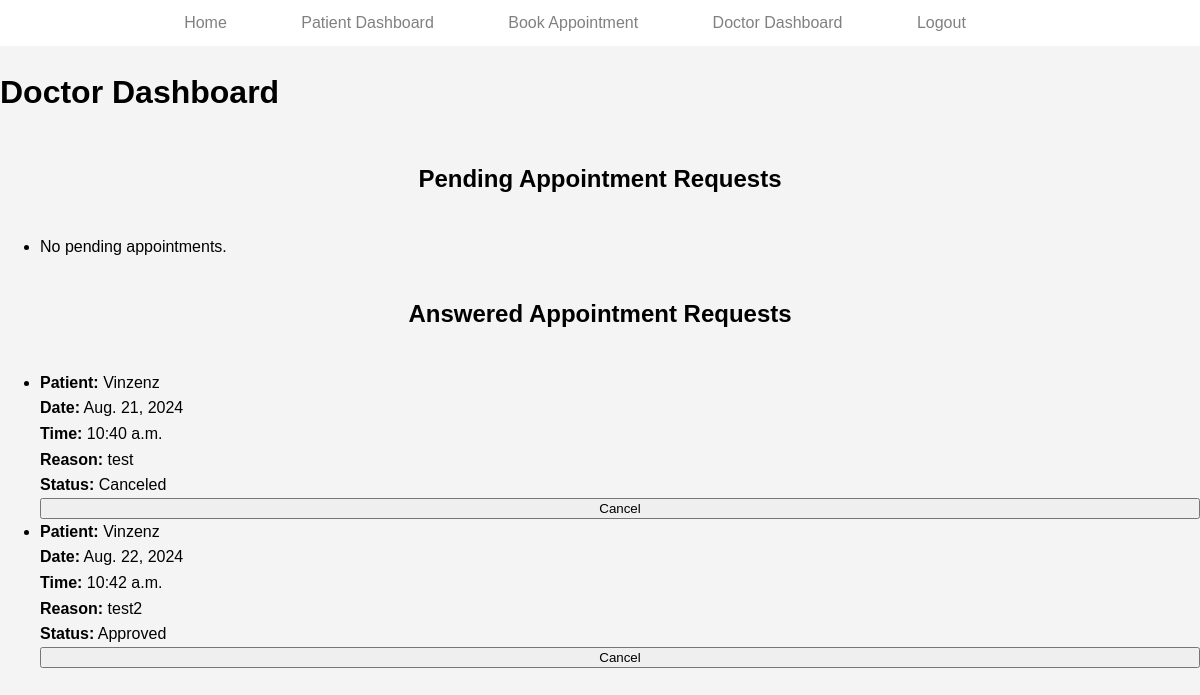
/bookings/doctor_dashboard/ (signed in), run on the app's committed database.
### bookings/models.py (models this page shows, shortened)
class Appointment(models.Model):
    STATUS_CHOICES = [
        ('pending', 'Pending'),
        ('approved', 'Approved'),
        ('rejected', 'Rejected'),
        ('canceled', 'Canceled'),
    ]
    patient = models.ForeignKey(Patient, on_delete=models.CASCADE)
    doctor = models.ForeignKey(Doctor, on_delete=models.CASCADE)
    date = models.DateField()
    time = models.TimeField()
    reason = models.TextField()
    status = models.CharField(max_length=10, choices=STATUS_CHOICES, default='pending')

class Patient(models.Model):
    SEX_CHOICES = [
        ('M', 'Male'),
        ('F', 'Female'),
        ('O', 'Other'),
    ]
    user = models.OneToOneField(User, on_delete=models.CASCADE)
    phone = models.CharField(max_length=15)
    address = models.CharField(max_length=255)
    sex = models.CharField(max_length=1, choices=SEX_CHOICES)

### bookings/views.py (the view, shortened to what this page needs)
# urls.py: path('doctor_dashboard/', views.doctor_dashboard, name='doctor_dashboard'),
@login_required
def doctor_dashboard(request):
    try:
        doctor = request.user.doctor
        pending_appointments = Appointment.objects.filter(doctor=doctor, status='pending')
        answered_appointments = Appointment.objects.filter(doctor=doctor).exclude(status='pending')
    except ObjectDoesNotExist:
        doctor = None
        pending_appointments = []
        answered_appointments = []
    return render(request, 'doctor_dashboard.html', {
        'doctor': doctor,
        'pending_appointments': pending_appointments,
        'answered_appointments': answered_appointments,
    })

### bookings/context_processors.py (called while the page is built)
def user_roles(request):
    if request.user.is_authenticated:
        is_patient = Patient.objects.filter(user=request.user).exists()
        is_doctor = Doctor.objects.filter(user=request.user).exists()
        return {
            'is_patient': is_patient,
            'is_doctor': is_doctor,
        }
    return {}

### bookings/templates/doctor_dashboard.html (shortened to what this page needs)
{% load static %}
<!DOCTYPE html>
<html lang="en">
<head>
    <link rel="stylesheet" type="text/css" href="{% static 'css/styles.css' %}">
</head>
<body>
    <header>
        <nav>
            <ul>
                <li><a href="{% url 'index' %}">Home</a></li>
                {% if user.is_authenticated %}
                    {% if user.patient %}
                        <li><a href="{% url 'patient_detail' %}">Patient Dashboard</a></li>
                        <li><a href="{% url 'book_appointment' %}">Book Appointment</a></li>
                    {% endif %}
                    {% if user.doctor %}
                        <li><a href="{% url 'doctor_dashboard' %}">Doctor Dashboard</a></li>
                    {% endif %}
                    <li><a href="{% url 'logout' %}">Logout</a></li>
                {% else %}
                    <li><a href="{% url 'login' %}">Login</a></li>
                    <li><a href="{% url 'register_patient' %}">Register</a></li>
                {% endif %}
            </ul>
        </nav>
    </header>
    <h1>Doctor Dashboard</h1>
    <h2>Pending Appointment Requests</h2>
    <ul>
        {% if pending_appointments %}
            {% for appointment in pending_appointments %}
                <li>
                    <strong>Patient:</strong> {{ appointment.patient.user.username }}<br>
                    <strong>Date:</strong> {{ appointment.date }}<br>
                    <strong>Time:</strong> {{ appointment.time }}<br>
                    <strong>Reason:</strong> {{ appointment.reason }}<br>
                    <strong>Status:</strong> {{ appointment.get_status_display }}<br>
                    <form method="post" action="">
                        {% csrf_token %}
                        <input type="hidden" name="appointment_id" value="{{ appointment.id }}">
                        <select name="status" required>
                            <option value="approved">Approve</option>
                            <option value="rejected">Reject</option>
                        </select>
                        <button type="submit">Update</button>
                    </form>
                </li>
            {% endfor %}
        {% else %}
            <li>No pending appointments.</li>
        {% endif %}
    </ul>
    <h2>Answered Appointment Requests</h2>
    <ul>
        {% if answered_appointments %}
            {% for appointment in answered_appointments %}
                <li>
                    <strong>Patient:</strong> {{ appointment.patient.user.username }}<br>
                    <strong>Date:</strong> {{ appointment.date }}<br>
                    <strong>Time:</strong> {{ appointment.time }}<br>
                    <strong>Reason:</strong> {{ appointment.reason }}<br>
                    <strong>Status:</strong> {{ appointment.get_status_display }}<br>
                    <form method="post" action="">
                        <button type="submit">Cancel</button>
                    </form>
                </li>
            {% endfor %}
        {% else %}
            <li>No answered appointments.</li>
        {% endif %}
    </ul>
</body>
</html>

### static/css/styles.css (style rules this page uses)
html, body { height: 100%; margin: 0; padding: 0; font-family: Arial, sans-serif; line-height: 1.6; background-color: #f4f4f4; display: flex; flex-direction: column; }
header { background-color: #fff; color: #fff; padding: 10px 0; }
header nav { background-color: white; }
header nav ul { list-style-type: none; padding: 0; margin: 0; text-align: center; }
header nav ul li { display: inline-block; margin-right: 50px; }
header nav ul li a { color: grey; text-decoration: none; padding: 5px 10px; }
h2 { text-align: center; margin-bottom: 20px; }
form { display: flex; flex-direction: column; }

### data on the page
Appointment: patient.user.username "Vinzenz", date "Aug. 21, 2024", time "10:40 a.m.", reason "test", status "Canceled"
Appointment: patient.user.username "Vinzenz", date "Aug. 22, 2024", time "10:42 a.m.", reason "test2", status "Approved"
